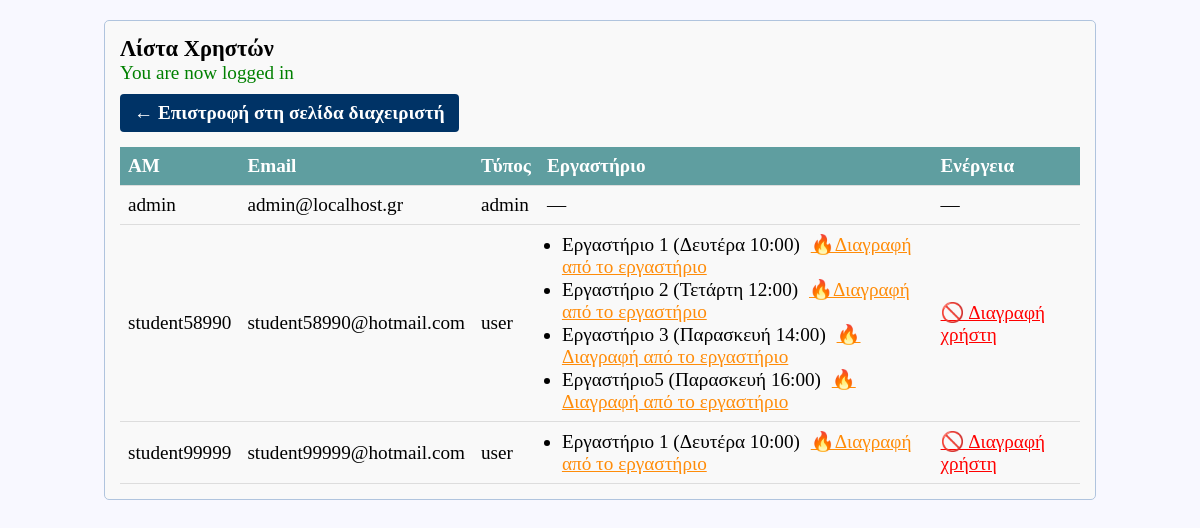
Page /students/admin/view_users.php (signed in) on the committed database.
### tables this page shows
CREATE TABLE `users` (
  `am` varchar(50) NOT NULL,
  `email` varchar(150) NOT NULL,
  `user_type` enum('user','admin') NOT NULL DEFAULT 'user',
  `password` varchar(255) NOT NULL,
  `section_id` int(11) DEFAULT NULL
);

CREATE TABLE `sections` (
  `id` int(11) NOT NULL,
  `day` varchar(20) NOT NULL,
  `time` varchar(20) NOT NULL,
  `max_students` int(11) NOT NULL,
  `name` varchar(50) DEFAULT NULL
);

### students/admin/view_users.php (the view, shortened to what this page needs)
<?php
include('../functions.php');
?>
<!DOCTYPE html>
<html>
<head>
    <link rel="stylesheet" type="text/css" href="../style.css">
</head>
<body>
    <div class="users-box">
        <h3>Λίστα Χρηστών</h3>
        <?php if (isset($_SESSION['success'])): ?>
            <div style="color:green; margin-bottom: 10px;">
                <?php
                    echo $_SESSION['success'];
                ?>
            </div>
        <?php endif; ?>
        <table>
            <thead>
               <tr>
                 <th>ΑΜ</th>
                 <th>Email</th>
                 <th>Τύπος</th>
                 <th>Εργαστήριο</th>
                 <th>Ενέργεια</th>
               </tr>
            </thead>
            <tbody>
                <?php
                     $query = "
                     SELECT
                       u.am,
                       u.email,
                       u.user_type,
                       s.id AS section_id,
                       s.name,
                       s.day,
                       s.time
                    FROM users u
                    LEFT JOIN registrations r ON u.am = r.am
                    LEFT JOIN sections s ON r.section_id = s.id
                    ";
                $result = mysqli_query($db, $query);
                $users = [];
               while ($row = mysqli_fetch_assoc($result)) {
                  $am = $row['am'];
                  if (!isset($users[$am])) {
                        $users[$am] = [
                        'am' => $row['am'],
                        'email' => $row['email'],
                        'user_type' => $row['user_type'],
                        'labs' => []
                        ];
                  }
                   if (!empty($row['section_id'])) {
                       $users[$am]['labs'][] = [
                        'id' => $row['section_id'],
                        'name' => $row['name'],
                        'day' => $row['day'],
                        'time' => $row['time']
                       ];
                   }
           }
?>
<?php foreach ($users as $user): ?>
<tr>
    <td><?= $user['am'] ?></td>
    <td><?= $user['email'] ?></td>
    <td><?= $user['user_type'] ?></td>
    <td>
    <?php if (!empty($user['labs']) && is_array($user['labs'])): ?>
        <ul style="margin:0; padding-left:15px;">
            <?php foreach ($user['labs'] as $lab): ?>
                <?php if (!empty($lab) && is_array($lab)): ?>
                    <li>
                        <?= isset($lab['name']) ? htmlspecialchars($lab['name']) : '—' ?>
                        (<?= isset($lab['day']) ? $lab['day'] : '-' ?> <?= isset($lab['time']) ? $lab['time'] : '-' ?>)
                        <a href="view_users.php?remove_from_lab=<?= $user['am'] ?>&section_id=<?= $lab['id'] ?? '' ?>"
                        style="color:#FF8C09; margin-left:6px; " onclick="return confirm('Αφαίρεση από εργαστήριο;')"> 🔥Διαγραφή από το εργαστήριο
                        </a>
                    </li>
                <?php endif; ?>
            <?php endforeach; ?>
        </ul>
    <?php else: ?>
        —
    <?php endif; ?>
</td>
    <td>
        <?php if ($user['user_type'] !== 'admin'): ?>
            <a href="view_users.php?delete=<?= $user['am'] ?>"
               style="color:red;"
               onclick="return confirm('Διαγραφή ΟΛΟΚΛΗΡΟΥ του χρήστη;')">
               🚫 Διαγραφή χρήστη
            </a>
        <?php else: ?>
            —
        <?php endif; ?>
    </td>
</tr>
<?php endforeach; ?>
            </tbody>
                   <a href="home.php" class="back-admin">
                    ← Επιστροφή στη σελίδα διαχειριστή
                   </a>
        </table>
    </div>
</body>
</html>

### students/style.css (style rules this page uses)
* { margin: 0px; padding: 0px; }
body { font-size: 120%; background: #F8F8FF; }

### students/admin/view_users.php (style rules this page uses)
.users-box { width: 80%; margin: 20px auto; padding: 15px; border: 1px solid #B0C4DE; border-radius: 5px; background: #f9f9f9; }
table { width: 100%; border-collapse: collapse; }
th, td { padding: 8px; text-align: left; border-bottom: 1px solid #ddd; }
th { background-color: #5F9EA0; color: white; }
.back-admin { display: inline-block; margin-bottom: 15px; padding: 8px 14px; background: #003366; color: #fff; text-decoration: none; border-radius: 4px; font-weight: bold; }

### rows in the picture
users: am "admin", email "admin@localhost.gr", user_type "admin"
users: sections.name "Εργαστήριο 2", sections.day "Τετάρτη", sections.time "12:00", sections.name "Εργαστήριο 3", sections.day "Παρασκευή", sections.time "14:00", sections.name "Εργαστήριο5", sections.time "16:00"
users: am "student99999", email "student99999@hotmail.com", user_type "user", name "Εργαστήριο 1", day "Δευτέρα", time "10:00"

### other values in the picture
$_SESSION['success'] "You are now logged in"
$user['am'] "student58990"
$user['email'] "student58990@hotmail.com"
$user['user_type'] "user"
$lab['name'] "Εργαστήριο 1"
$lab['day'] "Δευτέρα"
$lab['time'] "10:00"
